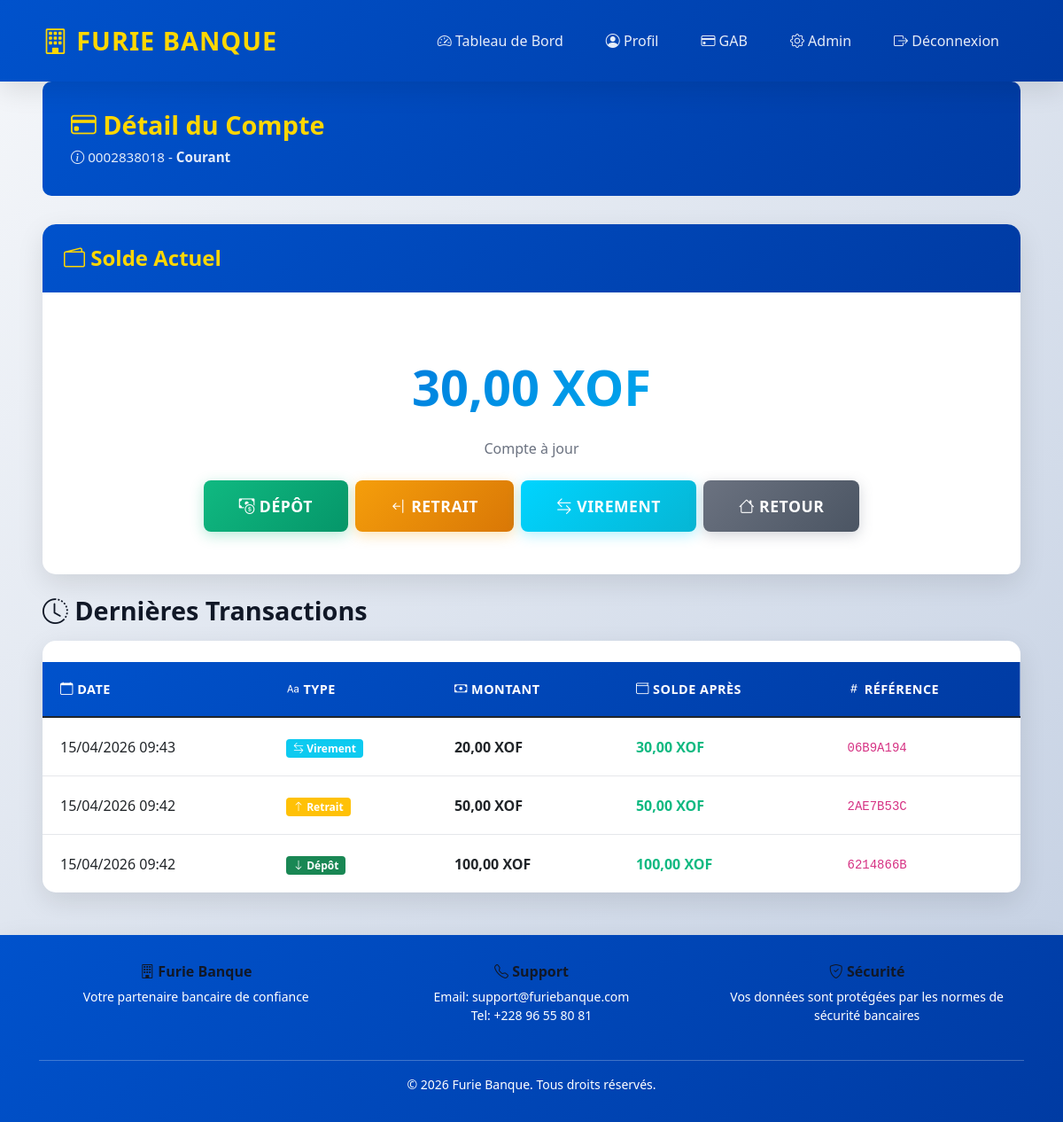
The page /banking/account/1/ (signed in) on the database its author committed.
### banking/models.py (models this page shows, shortened)
class BankAccount(models.Model):
    ACCOUNT_TYPES = [
        ('current', 'Courant'),
        ('savings', 'Épargne'),
        ('joint', 'Joint'),
    ]
    user = models.ForeignKey(settings.AUTH_USER_MODEL, on_delete=models.CASCADE)
    account_number = models.CharField(max_length=20, unique=True)
    account_type = models.CharField(max_length=10, choices=ACCOUNT_TYPES, default='current')
    balance = models.DecimalField(max_digits=15, decimal_places=2, default=Decimal('0.00'))
    created_at = models.DateTimeField(auto_now_add=True)
    is_active = models.BooleanField(default=True)

class Transaction(models.Model):
    TRANSACTION_TYPES = [
        ('deposit', 'Dépôt'),
        ('withdrawal', 'Retrait'),
        ('transfer', 'Virement'),
    ]
    account = models.ForeignKey(BankAccount, on_delete=models.CASCADE, related_name='transactions')
    transaction_type = models.CharField(max_length=10, choices=TRANSACTION_TYPES)
    amount = models.DecimalField(max_digits=15, decimal_places=2)
    balance_before = models.DecimalField(max_digits=15, decimal_places=2)
    balance_after = models.DecimalField(max_digits=15, decimal_places=2)
    timestamp = models.DateTimeField(default=timezone.now)
    description = models.CharField(max_length=255, blank=True)
    reference = models.CharField(max_length=50, unique=True, blank=True)
    atm = models.ForeignKey('atm.ATM', on_delete=models.SET_NULL, null=True, blank=True)

### banking/views.py (the view)
# urls.py: path('account/<int:account_id>/', views.account_detail, name='account_detail'),
@login_required
def account_detail(request, account_id):
    account = get_object_or_404(BankAccount, id=account_id, user=request.user)
    transactions = account.transactions.order_by('-timestamp')[:10]
    return render(request, 'banking/account_detail.html', {
        'account': account,
        'transactions': transactions
    })

### banking/templates/banking/account_detail.html (shortened to what this page needs)
{% extends 'core/base.html' %}
{% block content %}
<div class="transaction-header">
    <h2><i class="bi bi-credit-card"></i> Détail du Compte</h2>
    <div class="account-info">
        <i class="bi bi-info-circle"></i> {{ account.account_number }} -
        <strong>{{ account.get_account_type_display }}</strong>
    </div>
</div>
<div class="card mb-4">
    <div class="card-header">
        <h4 class="mb-0"><i class="bi bi-wallet2"></i> Solde Actuel</h4>
    </div>
    <div class="card-body text-center py-5">
        <div class="balance" style="font-size: 3.5rem;">{{ account.balance|floatformat:2 }} XOF</div>
        <p class="text-muted mt-3">Compte à jour</p>
        <div class="d-flex gap-2 justify-content-center flex-wrap mt-4">
            <a href="{% url 'deposit' account.id %}" class="btn btn-success btn-lg">
                <i class="bi bi-cash-coin"></i> Dépôt
            </a>
            <a href="{% url 'withdrawal' account.id %}" class="btn btn-warning btn-lg">
                <i class="bi bi-arrow-bar-left"></i> Retrait
            </a>
            <a href="{% url 'transfer' account.id %}" class="btn btn-info btn-lg">
                <i class="bi bi-arrow-left-right"></i> Virement
            </a>
            <a href="{% url 'dashboard' %}" class="btn btn-secondary btn-lg">
                <i class="bi bi-house"></i> Retour
            </a>
        </div>
    </div>
</div>
<h3 class="mb-3"><i class="bi bi-clock-history"></i> Dernières Transactions</h3>
<div class="card">
    {% if transactions %}
        <div class="table-responsive">
            <table class="table table-hover mb-0">
                <thead>
                    <tr>
                        <th><i class="bi bi-calendar"></i> Date</th>
                        <th><i class="bi bi-type"></i> Type</th>
                        <th><i class="bi bi-cash"></i> Montant</th>
                        <th><i class="bi bi-wallet"></i> Solde Après</th>
                        <th><i class="bi bi-hash"></i> Référence</th>
                    </tr>
                </thead>
                <tbody>
                    {% for transaction in transactions %}
                    <tr>
                        <td>{{ transaction.timestamp|date:"d/m/Y H:i" }}</td>
                        <td>
                            {% if transaction.transaction_type == 'deposit' %}
                                <span class="badge bg-success"><i class="bi bi-arrow-down"></i> Dépôt</span>
                            {% elif transaction.transaction_type == 'withdrawal' %}
                                <span class="badge bg-warning"><i class="bi bi-arrow-up"></i> Retrait</span>
                            {% else %}
                                <span class="badge bg-info"><i class="bi bi-arrow-left-right"></i> Virement</span>
                            {% endif %}
                        </td>
                        <td><strong>{{ transaction.amount|floatformat:2 }} XOF</strong></td>
                        <td class="text-success"><strong>{{ transaction.balance_after|floatformat:2 }} XOF</strong></td>
                        <td><code>{{ transaction.reference }}</code></td>
                    </tr>
                    {% endfor %}
                </tbody>
            </table>
        </div>
    {% else %}
        <div class="card-body text-center py-5">
            <i class="bi bi-inbox" style="font-size: 2rem; color: #6B7280;"></i>
            <p class="mt-3 text-muted">Aucune transaction pour le moment</p>
        </div>
    {% endif %}
</div>
{% endblock %}

### core/static/css/style.css (style rules this page uses)
:root { --primary: #0052CC; --primary-dark: #003BA3; --secondary: #FFD700; --accent: #00D4FF; --success: #10B981; --danger: #EF4444; --warning: #F59E0B; --dark: #1F2937; --light: #F9FAFB; --white: #FFFFFF; --text: #111827; --text-light: #6B7280; --border: #E5E7EB; --shadow: 0 10px 30px rgba(0, 0, 0, 0.1); --shadow-lg: 0 20px 50px rgba(0, 0, 0, 0.15); }
* { margin: 0; padding: 0; box-sizing: border-box; }
html { scroll-behavior: smooth; }
body { font-family: 'Segoe UI', Tahoma, Geneva, Verdana, sans-serif; color: var(--text); background: linear-gradient(135deg, #f5f7fa 0%, #c3cfe2 100%); min-height: 100vh; background-attachment: fixed; }
.card { border: none; border-radius: 15px; box-shadow: var(--shadow); overflow: hidden; animation: slideUp 0.6s ease-out; transition: all 0.3s ease; background: var(--white); }
.card-header { background: linear-gradient(135deg, var(--primary) 0%, var(--primary-dark) 100%); color: var(--white); border: none; padding: 1.5rem; font-weight: 600; }
.card-header h3, .card-header h4, .card-header h5 { margin: 0; color: var(--secondary); }
.card-body { padding: 2rem; }
.balance { font-size: 2.5rem; font-weight: 700; background: linear-gradient(135deg, var(--primary) 0%, var(--accent) 100%); -webkit-background-clip: text; -webkit-text-fill-color: transparent; background-clip: text; margin: 1rem 0; }
.btn { border-radius: 8px; padding: 0.75rem 1.5rem; font-weight: 600; transition: all 0.3s ease; border: none; cursor: pointer; text-transform: uppercase; letter-spacing: 0.5px; position: relative; overflow: hidden; }
.btn::before { content: ''; position: absolute; top: 50%; left: 50%; width: 0; height: 0; border-radius: 50%; background: rgba(255, 255, 255, 0.3); transform: translate(-50%, -50%); transition: width 0.6s, height 0.6s; }
.btn-success { background: linear-gradient(135deg, var(--success) 0%, #059669 100%); color: var(--white) !important; box-shadow: 0 4px 15px rgba(16, 185, 129, 0.3); }
.btn-warning { background: linear-gradient(135deg, var(--warning) 0%, #D97706 100%); color: var(--white) !important; box-shadow: 0 4px 15px rgba(245, 158, 11, 0.3); }
.btn-info { background: linear-gradient(135deg, var(--accent) 0%, #06B6D4 100%); color: var(--white) !important; box-shadow: 0 4px 15px rgba(0, 212, 255, 0.3); }
.btn-secondary { background: linear-gradient(135deg, #6B7280 0%, #4B5563 100%); color: var(--white) !important; box-shadow: 0 4px 15px rgba(107, 114, 128, 0.3); }
.btn-lg { padding: 1rem 2.5rem; font-size: 1.1rem; }
h1, h2, h3, h4, h5, h6 { color: var(--text); font-weight: 700; }
h2 { font-size: 2.2rem; margin-bottom: 1.5rem; color: var(--primary); }
h3 { font-size: 1.8rem; margin-bottom: 1rem; }
h4 { font-size: 1.5rem; margin-bottom: 0.8rem; }
.table { border-collapse: collapse; margin-top: 1.5rem; }
.table thead { background: linear-gradient(135deg, var(--primary) 0%, var(--primary-dark) 100%); color: var(--white); font-weight: 600; }
.table thead th { border: none; padding: 1.25rem; text-transform: uppercase; font-size: 0.9rem; letter-spacing: 0.5px; }
.table tbody td { padding: 1.25rem; border-bottom: 1px solid var(--border); vertical-align: middle; }
.table tbody tr { transition: all 0.3s ease; }
.table tbody tr:last-child td { border-bottom: none; }
.transaction-header { background: linear-gradient(135deg, var(--primary) 0%, var(--primary-dark) 100%); color: var(--white); padding: 2rem; border-radius: 10px; margin-bottom: 2rem; animation: slideDown 0.6s ease-out; }
.transaction-header h2 { margin: 0; font-size: 1.8rem; color: var(--secondary); }
.transaction-header .account-info { font-size: 0.95rem; opacity: 0.9; margin-top: 0.5rem; }
.text-success { color: var(--success) !important; }
.text-muted { color: var(--text-light) !important; }
.mb-4 { margin-bottom: 2rem; }
.mt-4 { margin-top: 2rem; }
.py-5 { padding-top: 3rem; padding-bottom: 3rem; }
* { transition: background-color 0.3s ease, color 0.3s ease; }

### rows shown on the page
BankAccount: account_number "0002838018", account_type "Courant", balance "30,00"
Transaction: transaction_type "transfer" (drawn)
Transaction: transaction_type "withdrawal" (drawn)
Transaction: transaction_type "deposit" (drawn)
